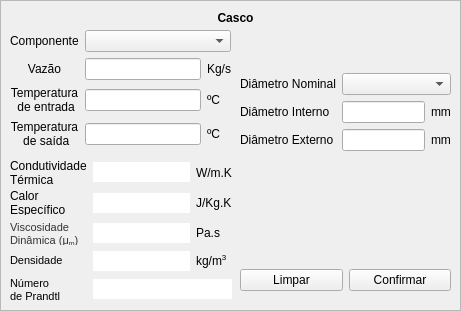
   <widget class="QFrame" name="frame">
    <property name="geometry">
     <rect>
      <x>0</x>
      <y>0</y>
      <width>461</width>
      <height>311</height>
     </rect>
    </property>
    <property name="focusPolicy">
     <enum>Qt::ClickFocus</enum>
    </property>
    <property name="frameShape">
     <enum>QFrame::StyledPanel</enum>
    </property>
    <property name="frameShadow">
     <enum>QFrame::Sunken</enum>
    </property>
    <property name="lineWidth">
     <number>25</number>
    </property>
    <property name="midLineWidth">
     <number>25</number>
    </property>
    <widget class="QWidget" name="formLayoutWidget">
     <property name="geometry">
      <rect>
       <x>10</x>
       <y>30</y>
       <width>221</width>
       <height>121</height>
      </rect>
     </property>
     <layout class="QGridLayout" name="gridLayout_4">
      <item row="1" column="0">
       <widget class="QLabel" name="label">
        <property name="text">
         <string>Vazão</string>
        </property>
        <property name="alignment">
         <set>Qt::AlignCenter</set>
        </property>
       </widget>
      </item>
      <item row="1" column="1">
       <widget class="QLineEdit" name="Vazao1">
        <property name="inputMethodHints">
         <set>Qt::ImhDigitsOnly</set>
        </property>
       </widget>
      </item>
      <item row="1" column="2">
       <widget class="QLabel" name="label_46">
        <property name="text">
         <string>Kg/s</string>
        </property>
       </widget>
      </item>
      <item row="3" column="0">
       <widget class="QLabel" name="label_3">
        <property name="text">
         <string>Temperatura
 de saída</string>
        </property>
        <property name="alignment">
         <set>Qt::AlignCenter</set>
        </property>
       </widget>
      </item>
      <item row="3" column="1">
       <widget class="QLineEdit" name="T_said1">
        <property name="inputMethodHints">
         <set>Qt::ImhDigitsOnly</set>
        </property>
       </widget>
      </item>
      <item row="2" column="0">
       <widget class="QLabel" name="label_2">
        <property name="toolTip">
         <string extracomment="Text1"/>
        </property>
        <property name="statusTip">
         <string extracomment="Text2"/>
        </property>
        <property name="whatsThis">
         <string extracomment="Texto qualquer">&lt;html&gt;&lt;head/&gt;&lt;body&gt;&lt;p&gt;Texto3&lt;/p&gt;&lt;/body&gt;&lt;/html&gt;</string>
        </property>
        <property name="inputMethodHints">
         <set>Qt::ImhNone</set>
        </property>
        <property name="text">
         <string>Temperatura
 de entrada</string>
        </property>
        <property name="alignment">
         <set>Qt::AlignCenter</set>
        </property>
       </widget>
      </item>
      <item row="2" column="2">
       <widget class="QLabel" name="label_47">
        <property name="text">
         <string>ºC</string>
        </property>
       </widget>
      </item>
      <item row="2" column="1">
       <widget class="QLineEdit" name="T_entr1">
        <property name="inputMethodHints">
         <set>Qt::ImhDigitsOnly</set>
        </property>
       </widget>
      </item>
      <item row="3" column="2">
       <widget class="QLabel" name="label_48">
        <property name="text">
         <string>ºC</string>
        </property>
       </widget>
      </item>
      <item row="0" column="0">
       <widget class="QLabel" name="label_13">
        <property name="text">
         <string>&lt;html&gt;&lt;head/&gt;&lt;body&gt;&lt;p&gt;Componente&lt;/p&gt;&lt;/body&gt;&lt;/html&gt;</string>
        </property>
       </widget>
      </item>
      <item row="0" column="1" colspan="2">
       <widget class="QComboBox" name="fluidos"/>
      </item>
     </layout>
    </widget>
    <widget class="QWidget" name="formLayoutWidget_2">
     <property name="geometry">
      <rect>
       <x>240</x>
       <y>30</y>
       <width>211</width>
       <height>121</height>
      </rect>
     </property>
     <layout class="QGridLayout" name="gridLayout_5">
      <item row="1" column="0">
       <widget class="QLabel" name="label_12">
        <property name="text">
         <string>&lt;html&gt;&lt;head/&gt;&lt;body&gt;&lt;p&gt;Diâmetro Nominal&lt;/p&gt;&lt;/body&gt;&lt;/html&gt;</string>
        </property>
       </widget>
      </item>
      <item row="2" column="0">
       <widget class="QLabel" name="label_8">
        <property name="text">
         <string>&lt;html&gt;&lt;head/&gt;&lt;body&gt;&lt;p&gt;Diâmetro Interno&lt;/p&gt;&lt;/body&gt;&lt;/html&gt;</string>
        </property>
       </widget>
      </item>
      <item row="3" column="1">
       <widget class="QLineEdit" name="diam_ext1"/>
      </item>
      <item row="2" column="1">
       <widget class="QLineEdit" name="diam_int1"/>
      </item>
      <item row="3" column="0">
       <widget class="QLabel" name="label_9">
        <property name="enabled">
         <bool>true</bool>
        </property>
        <property name="text">
         <string>&lt;html&gt;&lt;head/&gt;&lt;body&gt;&lt;p&gt;Diâmetro Externo&lt;/p&gt;&lt;/body&gt;&lt;/html&gt;</string>
        </property>
       </widget>
      </item>
      <item row="0" column="1">
       <spacer name="verticalSpacer">
        <property name="orientation">
         <enum>Qt::Vertical</enum>
        </property>
        <property name="sizeType">
         <enum>QSizePolicy::Expanding</enum>
        </property>
        <property name="sizeHint" stdset="0">
         <size>
          <width>75</width>
          <height>35</height>
         </size>
        </property>
       </spacer>
      </item>
      <item row="2" column="2">
       <widget class="QLabel" name="label_49">
        <property name="text">
         <string>mm</string>
        </property>
       </widget>
      </item>
      <item row="1" column="1" colspan="2">
       <widget class="QComboBox" name="nom_diam1"/>
      </item>
      <item row="3" column="2">
       <widget class="QLabel" name="label_50">
        <property name="text">
         <string>mm</string>
        </property>
       </widget>
      </item>
     </layout>
    </widget>
    <widget class="QWidget" name="horizontalLayoutWidget">
     <property name="geometry">
      <rect>
       <x>240</x>
       <y>260</y>
       <width>211</width>
       <height>41</height>
      </rect>
     </property>
     <layout class="QHBoxLayout" name="horizontalLayout">
      <item>
       <widget class="QPushButton" name="clear1">
        <property name="text">
         <string>Limpar</string>
        </property>
       </widget>
      </item>
      <item>
       <widget class="QPushButton" name="confir1">
        <property name="text">
         <string>Confirmar</string>
        </property>
       </widget>
      </item>
     </layout>
    </widget>
    <widget class="QWidget" name="gridLayoutWidget">
     <property name="geometry">
      <rect>
       <x>10</x>
       <y>160</y>
       <width>222</width>
       <height>141</height>
      </rect>
     </property>
     <layout class="QGridLayout" name="gridLayout">
      <item row="4" column="2" colspan="2">
       <widget class="QLineEdit" name="Pr1">
        <property name="frame">
         <bool>false</bool>
        </property>
        <property name="readOnly">
         <bool>false</bool>
        </property>
       </widget>
      </item>
      <item row="3" column="3">
       <widget class="QLabel" name="label_36">
        <property name="text">
         <string>&lt;html&gt;&lt;head/&gt;&lt;body&gt;&lt;p&gt;kg/m&lt;span style=&quot; vertical-align:super;&quot;&gt;3&lt;/span&gt;&lt;/p&gt;&lt;/body&gt;&lt;/html&gt;</string>
        </property>
       </widget>
      </item>
      <item row="2" column="3">
       <widget class="QLabel" name="label_35">
        <property name="text">
         <string>Pa.s</string>
        </property>
       </widget>
      </item>
      <item row="1" column="3">
       <widget class="QLabel" name="label_34">
        <property name="text">
         <string>J/Kg.K</string>
        </property>
       </widget>
      </item>
      <item row="0" column="2">
       <widget class="QLineEdit" name="k1">
        <property name="frame">
         <bool>false</bool>
        </property>
       </widget>
      </item>
      <item row="2" column="2">
       <widget class="QLineEdit" name="Viscos1">
        <property name="frame">
         <bool>false</bool>
        </property>
       </widget>
      </item>
      <item row="2" column="1">
       <widget class="QLabel" name="label_19">
        <property name="text">
         <string>&lt;!DOCTYPE HTML PUBLIC &quot;-//W3C//DTD HTML 4.0//EN&quot; &quot;http://www.w3.org/TR/REC-html40/strict.dtd&quot;&gt;
&lt;html&gt;&lt;head&gt;&lt;meta name=&quot;qrichtext&quot; content=&quot;1&quot; /&gt;&lt;style type=&quot;text/css&quot;&gt;
p, li { white-space: pre-wrap; }
&lt;/style&gt;&lt;/head&gt;&lt;body style=&quot; font-family:'MS Shell Dlg 2'; font-size:8pt; font-weight:400; font-style:normal;&quot;&gt;
&lt;p style=&quot; margin-top:0px; margin-bottom:0px; margin-left:0px; margin-right:0px; -qt-block-indent:0; text-indent:0px;&quot;&gt;&lt;span style=&quot; font-family:''MS Shell Dlg 2,8,sans-serif'; color:#333333;&quot;&gt;Viscosidade &lt;/span&gt;&lt;/p&gt;
&lt;p style=&quot; margin-top:0px; margin-bottom:0px; margin-left:0px; margin-right:0px; -qt-block-indent:0; text-indent:0px;&quot;&gt;&lt;span style=&quot; font-family:''MS Shell Dlg 2,8,sans-serif'; color:#333333;&quot;&gt;Dinâmica (μ&lt;/span&gt;&lt;span style=&quot; font-family:'MS Shell Dlg 2,8,sans-serif'; color:#333333; vertical-align:sub;&quot;&gt;m&lt;/span&gt;&lt;span style=&quot; font-family:''MS Shell Dlg 2,8,sans-serif'; color:#333333;&quot;&gt;)&lt;/span&gt;&lt;/p&gt;&lt;/body&gt;&lt;/html&gt;</string>
        </property>
       </widget>
      </item>
      <item row="1" column="1">
       <widget class="QLabel" name="label_15">
        <property name="mouseTracking">
         <bool>true</bool>
        </property>
        <property name="text">
         <string>Calor
Específico</string>
        </property>
       </widget>
      </item>
      <item row="1" column="2">
       <widget class="QLineEdit" name="cp1">
        <property name="frame">
         <bool>false</bool>
        </property>
       </widget>
      </item>
      <item row="3" column="1">
       <widget class="QLabel" name="label_21">
        <property name="text">
         <string>&lt;!DOCTYPE HTML PUBLIC &quot;-//W3C//DTD HTML 4.0//EN&quot; &quot;http://www.w3.org/TR/REC-html40/strict.dtd&quot;&gt;
&lt;html&gt;&lt;head&gt;&lt;meta name=&quot;qrichtext&quot; content=&quot;1&quot; /&gt;&lt;style type=&quot;text/css&quot;&gt;
p, li { white-space: pre-wrap; }
&lt;/style&gt;&lt;/head&gt;&lt;body style=&quot; font-family:'MS Shell Dlg 2'; font-size:8pt; font-weight:400; font-style:normal;&quot;&gt;
&lt;p style=&quot; margin-top:0px; margin-bottom:0px; margin-left:0px; margin-right:0px; -qt-block-indent:0; text-indent:0px;&quot;&gt;Densidade&lt;/p&gt;&lt;/body&gt;&lt;/html&gt;</string>
        </property>
       </widget>
      </item>
      <item row="3" column="2">
       <widget class="QLineEdit" name="Densidade1">
        <property name="frame">
         <bool>false</bool>
        </property>
       </widget>
      </item>
      <item row="4" column="1">
       <widget class="QLabel" name="label_32">
        <property name="text">
         <string>&lt;!DOCTYPE HTML PUBLIC &quot;-//W3C//DTD HTML 4.0//EN&quot; &quot;http://www.w3.org/TR/REC-html40/strict.dtd&quot;&gt;
&lt;html&gt;&lt;head&gt;&lt;meta name=&quot;qrichtext&quot; content=&quot;1&quot; /&gt;&lt;style type=&quot;text/css&quot;&gt;
p, li { white-space: pre-wrap; }
&lt;/style&gt;&lt;/head&gt;&lt;body style=&quot; font-family:'MS Shell Dlg 2'; font-size:8pt; font-weight:400; font-style:normal;&quot;&gt;
&lt;p style=&quot; margin-top:0px; margin-bottom:0px; margin-left:0px; margin-right:0px; -qt-block-indent:0; text-indent:0px;&quot;&gt;Número&lt;/p&gt;
&lt;p style=&quot; margin-top:0px; margin-bottom:0px; margin-left:0px; margin-right:0px; -qt-block-indent:0; text-indent:0px;&quot;&gt;de Prandtl&lt;/p&gt;&lt;/body&gt;&lt;/html&gt;</string>
        </property>
       </widget>
      </item>
      <item row="0" column="1">
       <widget class="QLabel" name="label_33">
        <property name="text">
         <string>Condutividade
Térmica</string>
        </property>
       </widget>
      </item>
      <item row="0" column="3">
       <widget class="QLabel" name="label_38">
        <property name="text">
         <string>W/m.K</string>
        </property>
       </widget>
      </item>
     </layout>
    </widget>
    <widget class="QLabel" name="label_4">
     <property name="geometry">
      <rect>
       <x>240</x>
       <y>210</y>
       <width>211</width>
       <height>41</height>
      </rect>
     </property>
     <property name="text">
      <string>&lt;html&gt;&lt;head/&gt;&lt;body&gt;&lt;p align=&quot;center&quot;/&gt;&lt;/body&gt;&lt;/html&gt;</string>
     </property>
    </widget>
    <widget class="QLabel" name="label_43">
     <property name="geometry">
      <rect>
       <x>170</x>
       <y>10</y>
       <width>131</width>
       <height>16</height>
      </rect>
     </property>
     <property name="text">
      <string>&lt;html&gt;&lt;head/&gt;&lt;body&gt;&lt;p align=&quot;center&quot;&gt;&lt;span style=&quot; font-weight:600;&quot;&gt;Casco&lt;/span&gt;&lt;/p&gt;&lt;/body&gt;&lt;/html&gt;</string>
     </property>
    </widget>
   </widget>
